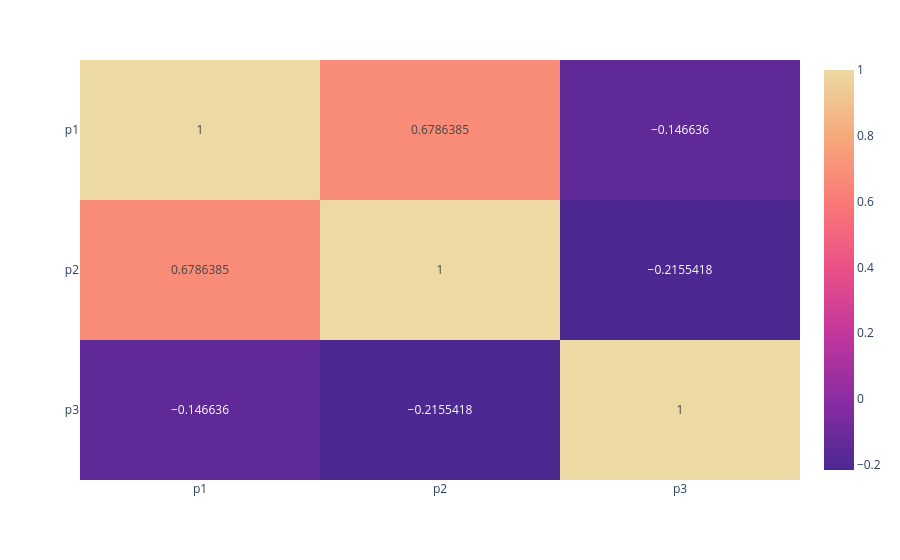

Source (notebook cell):
### Code cell
fig_corr

### Figure 1 — Plotly figure (JSON) as saved in the notebook; plotly's stock layout.template omitted (floating-point values rounded to 4 significant figures)
{"data": [{"coloraxis": "coloraxis", "hovertemplate": "x: %{x}<br>y: %{y}<br>color: %{z}<extra></extra>", "name": "0", "texttemplate": "%{z}", "type": "heatmap", "x": ["p1", "p2", "p3"], "xaxis": "x", "y": ["p1", "p2", "p3"], "yaxis": "y", "z": [[1.0, 0.6786, -0.1466], [0.6786, 1.0, -0.2155], [-0.1466, -0.2155, 1.0]]}], "layout": {"coloraxis": {"colorscale": [[0, "rgb(75, 41, 145)"], [0.1667, "rgb(135, 44, 162)"], [0.3333, "rgb(192, 54, 157)"], [0.5, "rgb(234, 79, 136)"], [0.6667, "rgb(250, 120, 118)"], [0.8333, "rgb(246, 169, 122)"], [1, "rgb(237, 217, 163)"]]}, "margin": {"t": 60}, "xaxis": {"anchor": "y", "domain": [0, 1]}, "yaxis": {"anchor": "x", "autorange": "reversed", "domain": [0, 1]}}}
